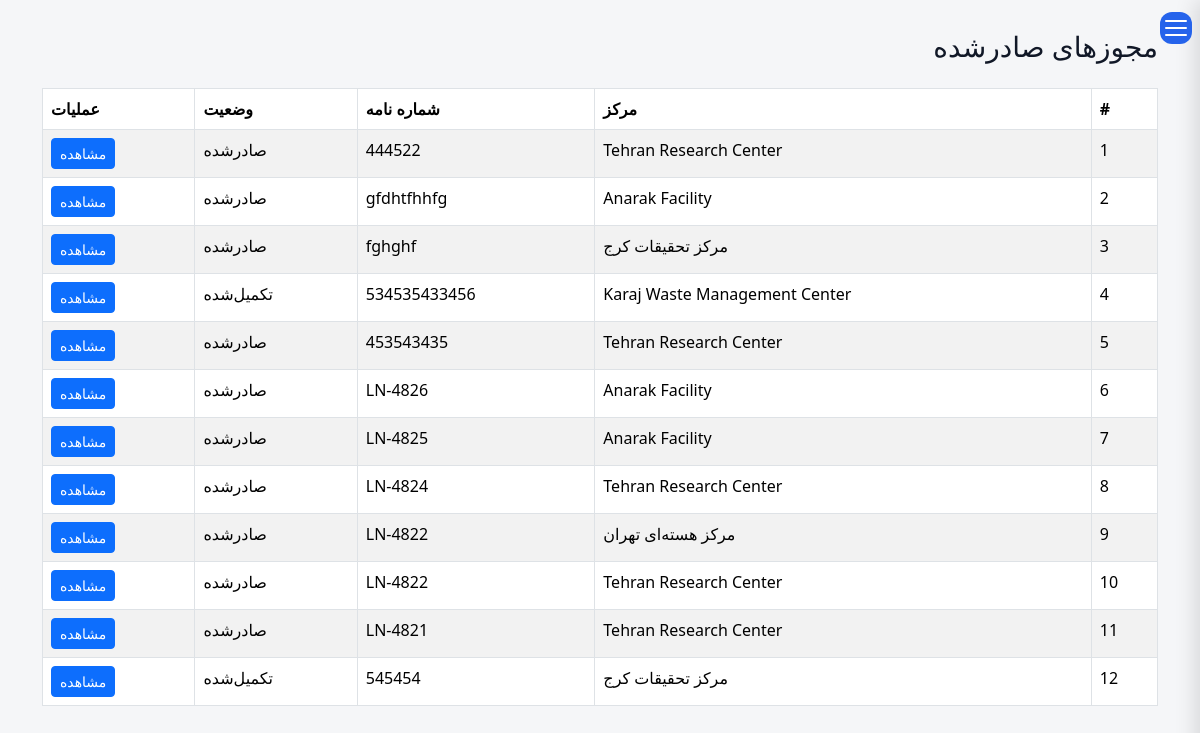
Page /contract/licenses/issued/ (signed in) on the committed database.
### operations/models.py (models this page shows, shortened)
class LicenseRequest(models.Model):
    facility = models.ForeignKey(
        FacilityModel,
        on_delete=models.PROTECT,
        related_name="license_requests",
    )
    letter_number = models.CharField(_("Letter Number"),
        max_length=100,
        blank=True,
        null=True,
    )
    letter_date = models.DateField(_("Letter Date"),
        blank=True,
        null=True,
    )
    status = models.CharField( _("Status"),
        max_length=20,
        choices=LicenseStatus.choices,
        default=LicenseStatus.DRAFT,
    )
    status_date = models.DateTimeField( _("Status Date"),
        null=True,
        blank=True,
    )
    specification_completed = models.BooleanField(_("Specification Completed"),default=False,)
    description = models.TextField(
        _("Description"),
        blank=True,)
    created_by = models.ForeignKey(
        settings.AUTH_USER_MODEL,
        verbose_name=_("Created By"),
        on_delete=models.PROTECT,
    )
    created_at = models.DateTimeField( _("Created At"),
        auto_now_add=True,
    )
    updated_at = models.DateTimeField( _("Updated At"),
        auto_now=True,
    )
    history = HistoricalRecords()
    class Meta:
        ordering = ["-created_at"]
        verbose_name = _("License Request")
        verbose_name_plural = _("License Requests")

### facilities/models.py (models this page shows)
class FacilityModel(models.Model):
    name = models.CharField(
        _("Facility Name"),
        max_length=255, blank=True,null=True
    )
    responsible_person = models.CharField(
        _("Responsible Person"),
        max_length=150, blank=True,null=True
    )
    telephone = models.CharField(
        _("Telephone"),
        max_length=50, blank=True,null=True
    )
    email = models.EmailField(
        _("Email"),
        blank=True,null=True
    )
    address1 = models.CharField(
        _("Address Line 1"),
        max_length=255, blank=True,null=True
    )
    address2 = models.CharField(
        _("Address Line 2"),
        max_length=255,
         blank=True,null=True
    )
    postal_code = models.CharField(
        _("Postal Code"),
        max_length=20,
         blank=True,null=True
    )
    national_id = models.CharField(
        _("National ID"),
        max_length=50,
         blank=True,null=True
    )
    economic_code = models.CharField(
        _("Economic Code"),
        max_length=50,
         blank=True,null=True
    )
    created_at = models.DateTimeField(
        _("Created At"),
        auto_now_add=True
    )
    updated_at = models.DateTimeField(
        _("Updated At"),
        auto_now=True
    )
    class Meta:
        ordering = ["name"]
        verbose_name = _("Facility")
        verbose_name_plural = _("Facilities")
        constraints = [
            models.UniqueConstraint(
                fields=["national_id"],
                name="unique_facility_national_id",
                condition=models.Q(national_id__isnull=False),
            ),
            models.UniqueConstraint(
                fields=["postal_code"],
                name="unique_facility_postal_code",
                condition=models.Q(postal_code__isnull=False),
            ),
            models.UniqueConstraint(
                fields=["economic_code"],
                name="unique_facility_economic_code",
                condition=models.Q(economic_code__isnull=False),
            ),
        ]
    def __str__(self):
        return str(self.name) if self.name else _("Unnamed Facility")

### contract/views.py (the view)
def issued_license_list(request):
    licenses = (
        LicenseRequest.objects
        .filter(
            Q(status=LicenseStatus.ISSUED) |
            Q(status=LicenseStatus.COMPLETED)
        )
        .select_related("facility")
        .order_by("-updated_at")
    )
    return render(
        request,
        "contract/issued_license_list.html",
        {
            "licenses": licenses,
        },
    )

### templates/contract/issued_license_list.html (shortened to what this page needs)
{% extends "base.html" %}
{% load i18n %}
{% block content %}
<div class="container">
<h3 class="mb-4">{% trans "Issued Licenses" %}</h3>
<table class="table table-striped table-bordered">
<thead>
<tr>
    <th>#</th>
    <th>{% trans "Facility" %}</th>
    <th>{% trans "Letter Number" %}</th>
    <th>{% trans "Status" %}</th>
    <th>{% trans "Actions" %}</th>
</tr>
</thead>
<tbody>
{% for license in licenses %}
<tr>
<td>{{ forloop.counter }}</td>
<td>{{ license.facility }}</td>
<td>{{ license.letter_number }}</td>
<td>{{ license.get_status_display }}</td>
<td>
<a
class="btn btn-sm btn-primary"
href="{% url 'license_detail' license.pk %}">
{% trans "View" %}
</a>
</td>
</tr>
{% empty %}
<tr>
<td colspan="5">
{% trans "No issued licenses found." %}
</td>
</tr>
{% endfor %}
</tbody>
</table>
</div>
{% endblock %}

### static/css/base.css (style rules this page uses)
* { margin:0; padding:0; box-sizing:border-box; }
html.rtl { font-family:Vazirmatn,sans-serif; }
:root { --bg: #f5f6f8; --card: #ffffff; --text: #111827; --muted: #6b7280; --border: #e5e7eb; --primary: #2563eb; --sidebar: #1f2937; --sidebar-text: #374151; }
body { background: var(--bg); color: var(--text); }
th, td { padding: 12px; border-bottom: 1px solid var(--border); text-align: left; }
th { background: rgba(0,0,0,0.03); }
table { width: max-content; min-width: 100%; border-collapse: collapse; }
table thead th { position: sticky; top: 0; background: var(--card); z-index: 10; }

### rows in the picture
LicenseRequest: facility "Tehran Research Center", letter_number "444522", status "صادرشده"
LicenseRequest: facility "Anarak Facility", letter_number "gfdhtfhhfg", status "صادرشده"
LicenseRequest: facility "مرکز تحقیقات کرج", letter_number "fghghf", status "صادرشده"
LicenseRequest: facility "Karaj Waste Management Center", letter_number "534535433456", status "تکمیل‌شده"
LicenseRequest: facility "Tehran Research Center", letter_number "453543435", status "صادرشده"
LicenseRequest: facility "Anarak Facility", letter_number "LN-4826", status "صادرشده"
LicenseRequest: facility "Anarak Facility", letter_number "LN-4825", status "صادرشده"
LicenseRequest: facility "Tehran Research Center", letter_number "LN-4824", status "صادرشده"
LicenseRequest: facility "مرکز هسته‌ای تهران", letter_number "LN-4822", status "صادرشده"
LicenseRequest: facility "Tehran Research Center", letter_number "LN-4822", status "صادرشده"
LicenseRequest: facility "Tehran Research Center", letter_number "LN-4821", status "صادرشده"
LicenseRequest: facility "مرکز تحقیقات کرج", letter_number "545454", status "تکمیل‌شده"
